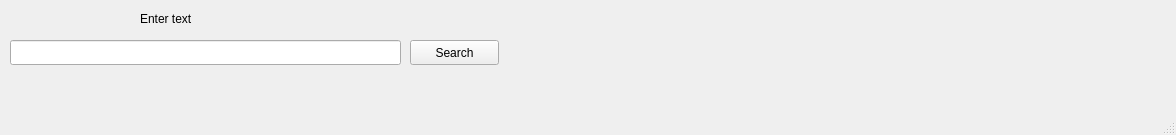
<?xml version="1.0" encoding="UTF-8"?>
<ui version="4.0">
 <class>MainWindow</class>
 <widget class="QMainWindow" name="MainWindow">
  <property name="geometry">
   <rect>
    <x>0</x>
    <y>0</y>
    <width>1176</width>
    <height>135</height>
   </rect>
  </property>
  <property name="windowTitle">
   <string>MainWindow</string>
  </property>
  <property name="animated">
   <bool>false</bool>
  </property>
  <widget class="QWidget" name="centralwidget">
   <widget class="QLabel" name="label">
    <property name="geometry">
     <rect>
      <x>40</x>
      <y>80</y>
      <width>251</width>
      <height>241</height>
     </rect>
    </property>
    <property name="text">
     <string/>
    </property>
   </widget>
   <widget class="QLabel" name="label_2">
    <property name="geometry">
     <rect>
      <x>350</x>
      <y>80</y>
      <width>251</width>
      <height>241</height>
     </rect>
    </property>
    <property name="text">
     <string/>
    </property>
   </widget>
   <widget class="QLabel" name="label_3">
    <property name="geometry">
     <rect>
      <x>660</x>
      <y>80</y>
      <width>251</width>
      <height>241</height>
     </rect>
    </property>
    <property name="text">
     <string/>
    </property>
   </widget>
   <widget class="QLineEdit" name="lineEdit">
    <property name="geometry">
     <rect>
      <x>10</x>
      <y>40</y>
      <width>391</width>
      <height>25</height>
     </rect>
    </property>
   </widget>
   <widget class="QLabel" name="label_4">
    <property name="geometry">
     <rect>
      <x>140</x>
      <y>10</y>
      <width>101</width>
      <height>17</height>
     </rect>
    </property>
    <property name="text">
     <string>Enter text</string>
    </property>
   </widget>
   <widget class="QPushButton" name="pushButton">
    <property name="geometry">
     <rect>
      <x>410</x>
      <y>40</y>
      <width>89</width>
      <height>25</height>
     </rect>
    </property>
    <property name="text">
     <string>Search</string>
    </property>
   </widget>
  </widget>
  <widget class="QMenuBar" name="menubar">
   <property name="geometry">
    <rect>
     <x>0</x>
     <y>0</y>
     <width>1176</width>
     <height>22</height>
    </rect>
   </property>
  </widget>
  <widget class="QStatusBar" name="statusbar"/>
 </widget>
 <resources/>
 <connections/>
</ui>
